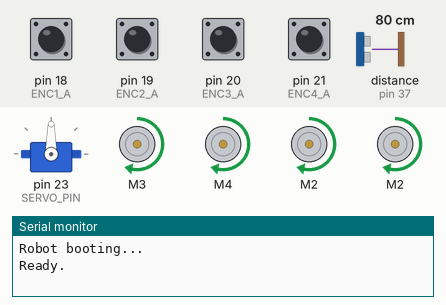
This sketch was run on a simulated Arduino Mega 2560, built with avr-gcc and run on an emulated ATmega2560. Shown: servo, 4 × DC motor (green arrow = forward, orange = backward, longer = faster), the last lines printed to the serial monitor. Wiring (inferred from the names in the program): ultrasonic range finder: trigger pin 35; echo pin 37. The inputs (shaded band) are chosen by the test bench; at power-on: pin 18 (ENC1_A), pin 19 (ENC2_A), pin 20 (ENC3_A), pin 21 (ENC4_A) HIGH, distance to the obstacle (sensor on pin 37) 80 cm. The echo pulse lasts 58.3 µs per cm.

Above: at 1.2 s.
1.3 s: distance to the obstacle (sensor on pin 37) set to 17 cm
2.8 s: distance to the obstacle (sensor on pin 37) set to 13 cm
At 3.45 s:
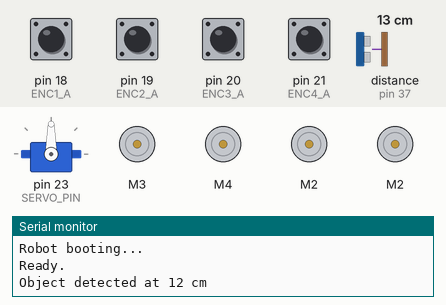
At 4.9 s:
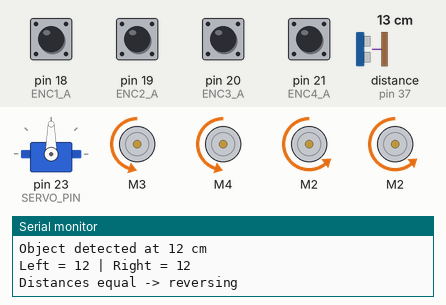
Timing chart, 0 to 11.8 s (numbered marks = the images above; inputs shaded):
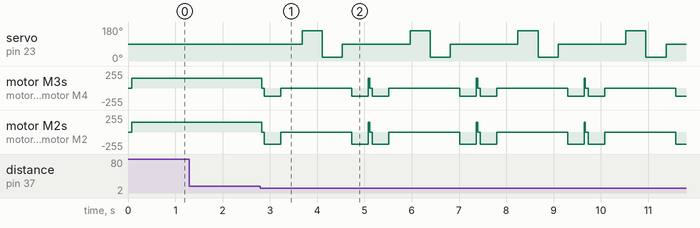

Measured:
- the behaviour switches between 16 and 15 cm on distance to the obstacle (sensor on pin 37) (found by bisection; images 0 and 1)
- after the input at 1.3 s, every drawn part: stays the same
- after the input at 2.8 s, servo on pin 23 (SERVO_PIN): 90° → 160° after 0.88 s, then repeats every 2.3 s: 20° 0.43 s, 90° 1.4 s, 160° 0.43 s; motor M3: forward 150/255 → stopped at once, then repeats every 2.3 s: backward 120/255 0.35 s, stopped 1.5 s, backward 120/255 0.35 s, forward 150/255 0.03 s, stopped 0.05 s

The sketch:

EncoderSpeedCorrection.ino
```cpp
#include <AFMotor.h>
#include <Servo.h>

// ---------------- Motors ----------------
AF_DCMotor rightFront(4);
AF_DCMotor rightBack(3);
AF_DCMotor leftBack(2);
AF_DCMotor leftFront(2);

// ---------------- Encoders ----------------
#define ENC1_A 18
#define ENC1_B 40
#define ENC2_A 19
#define ENC2_B 44
#define ENC3_A 20
#define ENC3_B 28
#define ENC4_A 21
#define ENC4_B 22

volatile long encoderCount[4] = {0,0,0,0};

// ---------------- Ultrasonic + Servo ----------------
#define SERVO_PIN 23
#define TRIG_PIN 35
#define ECHO_PIN 37
Servo servoLook;

// ---------------- Movement settings ----------------
int motorSpeed = 150;
int motorOffset = 6;
int reverseOffset = 30;

float Kp = 0.05;

unsigned long lastSpeedCheck = 0;
const unsigned long speedCheckInterval = 100;
long prevEncoderCount[4] = {0,0,0,0};
float wheelSpeed[4] = {0,0,0,0};

// ---------------- Navigation State ----------------
enum NavigationState {
  MOVING_FORWARD,
  OBSTACLE_DETECTED,
  SCANNING,
  TURNING
};
NavigationState currentState = MOVING_FORWARD;

// turn timing
unsigned long motionStartTime = 0;
unsigned long motionDuration = 0;
bool motionActive = false;

// cooldown after turn
unsigned long turnCooldownUntil = 0;

// ---------------- Loop timing ----------------
unsigned long lastLoop = 0;
const unsigned long loopInterval = 80;

// ---------------- Encoder ISRs ----------------
void encoder1A_ISR() { encoderCount[0] += digitalRead(ENC1_B) ? 1 : -1; }
void encoder2A_ISR() { encoderCount[1] += digitalRead(ENC2_B) ? 1 : -1; }
void encoder3A_ISR() { encoderCount[2] += digitalRead(ENC3_B) ? 1 : -1; }
void encoder4A_ISR() { encoderCount[3] += digitalRead(ENC4_B) ? 1 : -1; }

void setup() {
  Serial.begin(9600);
  Serial.println("Robot booting...");

  servoLook.attach(SERVO_PIN);
  servoLook.write(90);

  rightBack.setSpeed(motorSpeed);
  rightFront.setSpeed(motorSpeed);
  leftFront.setSpeed(motorSpeed);
  leftBack.setSpeed(motorSpeed);

  stopMove();

  pinMode(TRIG_PIN, OUTPUT);
  pinMode(ECHO_PIN, INPUT);

  pinMode(ENC1_A, INPUT_PULLUP); pinMode(ENC1_B, INPUT_PULLUP);
  pinMode(ENC2_A, INPUT_PULLUP); pinMode(ENC2_B, INPUT_PULLUP);
  pinMode(ENC3_A, INPUT_PULLUP); pinMode(ENC3_B, INPUT_PULLUP);
  pinMode(ENC4_A, INPUT_PULLUP); pinMode(ENC4_B, INPUT_PULLUP);

  attachInterrupt(digitalPinToInterrupt(ENC1_A), encoder1A_ISR, CHANGE);
  attachInterrupt(digitalPinToInterrupt(ENC2_A), encoder2A_ISR, CHANGE);
  attachInterrupt(digitalPinToInterrupt(ENC3_A), encoder3A_ISR, CHANGE);
  attachInterrupt(digitalPinToInterrupt(ENC4_A), encoder4A_ISR, CHANGE);

  Serial.println("Ready.");
}

void loop() {
  if (millis() - lastLoop < loopInterval) return;
  lastLoop = millis();

  unsigned long now = millis();

  // timed turn handler
  if (motionActive && now - motionStartTime >= motionDuration) {
    stopMove();
    motionActive = false;
    turnCooldownUntil = millis();
    currentState = MOVING_FORWARD;
  }

  speedCorrection();

  switch (currentState) {
    case MOVING_FORWARD:
      handleForwardMovement();
      break;

    case OBSTACLE_DETECTED:
      handleObstacleDetection();
      break;

    case SCANNING:
      handleScanning();
      break;

    case TURNING:
      break;
  }
}

// ---------------- Movement Logic ----------------
void handleForwardMovement() {
  moveForward();

  int front = getDistance();
  if (front < 15) {
    Serial.print("Object detected at ");
    Serial.print(front);
    Serial.println(" cm");
    stopMove();
    currentState = OBSTACLE_DETECTED;
  }
}

void handleObstacleDetection() {
  Reverse();
  delay(200);
  currentState = SCANNING;
}

void handleScanning() {
  stopMove();

  servoLook.write(90);
  delay(250);

  // Scan RIGHT
  servoLook.write(160);
  delay(400);
  int leftDist = getDistance();

  // Scan LEFT
  servoLook.write(20);
  delay(400);
  int rightDist = getDistance();

  // Return servo to center
  servoLook.write(90);
  delay(200);

  Serial.print("Left = ");
  Serial.print(leftDist);
  Serial.print(" | Right = ");
  Serial.println(rightDist);

  // ---------- DECISION LOGIC ----------
  if (rightDist < leftDist) {
    Serial.println("Turning LEFT");
    turnLeft(2500);
    return;
  }

  if (rightDist > leftDist) {
    Serial.println("Turning RIGHT");
    turnRight(2500);
    return;
  }

  // Equal distances but not 999 (both detect obstacle)
  if (rightDist == leftDist && leftDist != 999) {
    Serial.println("Distances equal -> reversing");
    Reverse();
    currentState = MOVING_FORWARD;
    return;
  }

  // Both 999 → wide open space
  Serial.println("Both sides clear, turning left.");
  turnLeft(2500);
}


// ---------------- Motor Controls ----------------
void moveForward() {
  rightFront.run(FORWARD);
  rightBack.run(FORWARD);
  leftFront.run(FORWARD);
  leftBack.run(FORWARD);
}

void stopMove() {
  rightFront.run(RELEASE);
  rightBack.run(RELEASE);
  leftFront.run(RELEASE);
  leftBack.run(RELEASE);
}

void Reverse() {
  rightFront.setSpeed(motorSpeed - reverseOffset);
  rightBack.setSpeed(motorSpeed - reverseOffset);
  leftFront.setSpeed(motorSpeed + reverseOffset);
  leftBack.setSpeed(motorSpeed + reverseOffset);

  rightFront.run(BACKWARD);
  rightBack.run(BACKWARD);
  leftFront.run(BACKWARD);
  leftBack.run(BACKWARD);

  delay(350);
  stopMove();
}

// Corrected turn directions
void turnLeft(unsigned long duration) {
  // left wheels stop, right wheels forward
  rightFront.run(FORWARD);
  rightBack.run(FORWARD);
  leftFront.run(RELEASE);
  leftBack.run(RELEASE);

  motionStartTime = millis();
  motionDuration = duration;
  motionActive = true;
  currentState = TURNING;
}

void turnRight(unsigned long duration) {
  // right wheels stop, left wheels forward
  rightFront.run(RELEASE);
  rightBack.run(RELEASE);
  leftFront.run(FORWARD);
  leftBack.run(FORWARD);

  motionStartTime = millis();
  motionDuration = duration;
  motionActive = true;
  currentState = TURNING;
}

// ---------------- Speed Correction ----------------
void updateWheelSpeeds() {
  unsigned long now = millis();
  if (now - lastSpeedCheck < speedCheckInterval) return;
  lastSpeedCheck = now;

  noInterrupts();
  long c[4];
  for (int i = 0; i < 4; i++) c[i] = encoderCount[i];
  interrupts();

  for (int i = 0; i < 4; i++) {
    wheelSpeed[i] = (c[i] - prevEncoderCount[i]) * 10;
    prevEncoderCount[i] = c[i];
  }
}

void speedCorrection() {
  updateWheelSpeeds();

  float rightAvg = (wheelSpeed[0] + wheelSpeed[1]) * 0.5;
  float leftAvg  = (wheelSpeed[2] + wheelSpeed[3]) * 0.5;
  float error = leftAvg - rightAvg;

  int rightAdj = motorSpeed + (int)(Kp * error);
  int leftAdj  = motorSpeed - (int)(Kp * error);

  rightAdj = constrain(rightAdj, 0, 255);
  leftAdj  = constrain(leftAdj, 0, 255);

  rightFront.setSpeed(rightAdj);
  rightBack.setSpeed(rightAdj);
  leftFront.setSpeed(leftAdj);
  leftBack.setSpeed(leftAdj);
}

// ---------------- Ultrasonic ----------------
int getDistance() {
  long total = 0;
  int valid = 0;

  for (int i = 0; i < 4; i++) {
    digitalWrite(TRIG_PIN, LOW);
    delayMicroseconds(2);
    digitalWrite(TRIG_PIN, HIGH);
    delayMicroseconds(10);
    digitalWrite(TRIG_PIN, LOW);

    long duration = pulseIn(ECHO_PIN, HIGH, 35000);
    if (duration > 0) {
      int cm = duration * 0.034 / 2;

      // Accept much wider range (fix!)
      if (cm >= 2 && cm <= 200) {
        total += cm;
        valid++;
      }
    }
    delay(5);
  }

  if (valid == 0) return 200; // treat unknown as far
  return total / valid;
}
```
